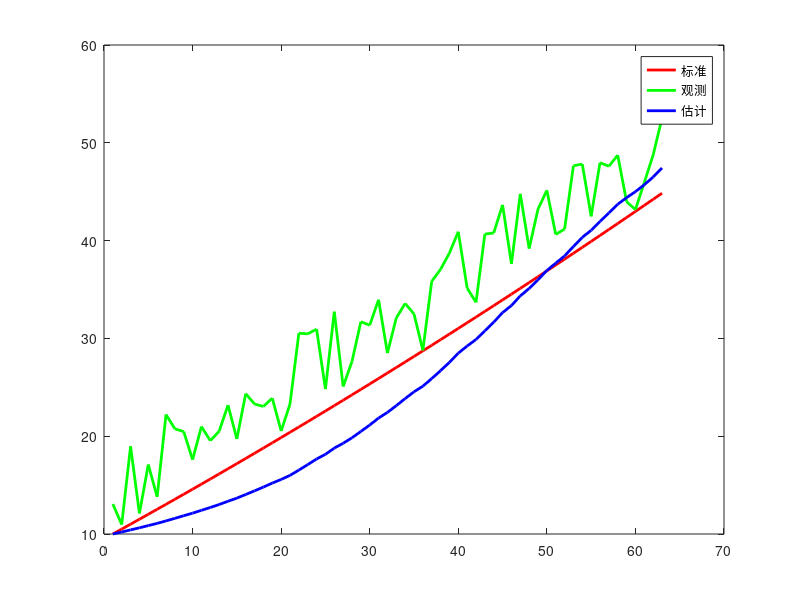
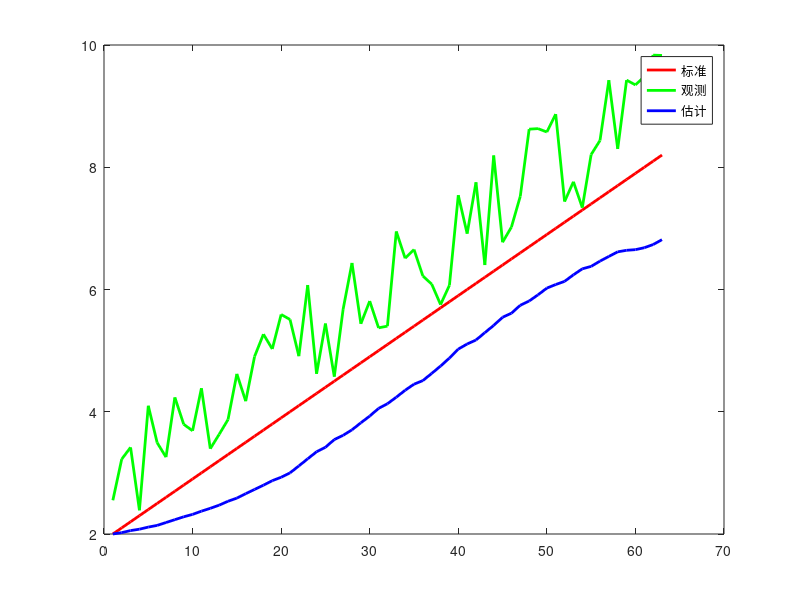

Recreate these plots in MATLAB, in order.
t = 0 : 0.1 : 2*pi;
dt = 0.1;
len = length(t);

noise1 = 10 * rand(1, len);
noise2 = 2 * rand(1, len);

X = 10 + 5 .* t + 0.1 .* t .* t;
V = 2 + 1 .* t;
A = 0.2;
Xob = X + noise1;
Vob = V + noise2;
Xest = nan(len, 1);
Vest = nan(len, 1);

Xest(1) = X(1);
Vest(1) = V(1);

F = [1 dt; 0 1];
B = [0.5*dt*dt; dt];
H = [1 0; 0 1];
P = [0.1 0.1; 0.1 0.1];
Q = [0.01 0.01; 0.01 0.01];
R = [100 100; 100 100];

Xk = [X(1); V(1)];

for i = 2 : len
	a = A;
	zk = [Xob(i); Vob(i)];
	Xk_ = F * Xk + B .* a;
	P_ = F * P * F' + Q;
	K = (P_ * H') ./ (H * P_ * H' + R);
	Xk = Xk_ + K * (zk - H * Xk_);
	P = (eye(2) - K * H) * P_;
	
	Xest(i) = Xk(1);
	Vest(i) = Xk(2);
end

figure(1);
plot(X, 'r', 'LineWidth', 2); hold on;
plot(Xob, 'g', 'LineWidth', 2); hold on;
plot(Xest, 'b', 'LineWidth', 2); hold on;
legend('标准', '观测', '估计');

figure(2);
plot(V, 'r', 'LineWidth', 2); hold on;
plot(Vob, 'g', 'LineWidth', 2); hold on;
plot(Vest, 'b', 'LineWidth', 2); hold on;
legend('标准', '观测', '估计');